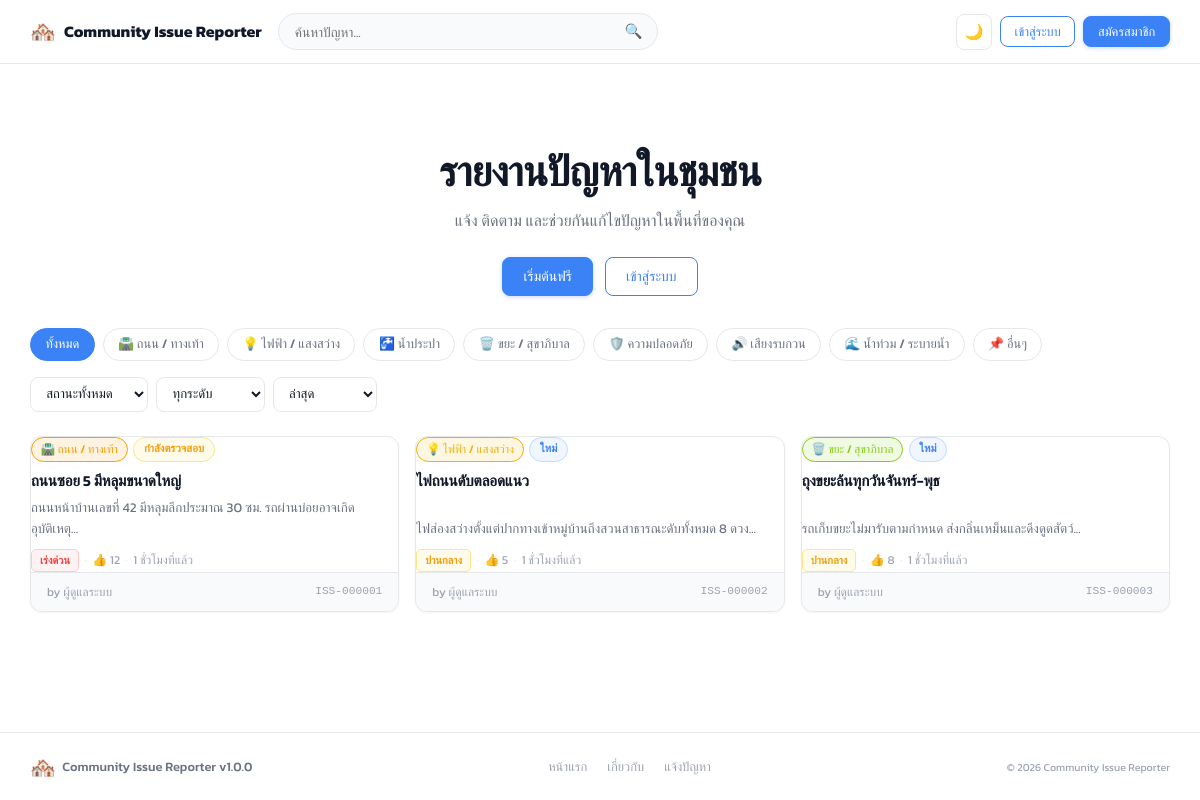
The page / on the database its author committed.
### tables this page shows
CREATE TABLE IF NOT EXISTS `categories` (
  `id`          INT UNSIGNED  NOT NULL AUTO_INCREMENT,
  `name`        VARCHAR(80)   NOT NULL,
  `slug`        VARCHAR(80)   NOT NULL,
  `icon`        VARCHAR(50)   DEFAULT '📌',
  `color`       VARCHAR(20)   DEFAULT '#3b82f6',
  `sort_order`  INT           NOT NULL DEFAULT 0,
  `is_active`   TINYINT(1)    NOT NULL DEFAULT 1,
  `created_at`  DATETIME      NOT NULL DEFAULT CURRENT_TIMESTAMP,
  PRIMARY KEY (`id`),
  UNIQUE KEY `uq_slug` (`slug`)
);

CREATE TABLE IF NOT EXISTS `issues` (
  `id`            INT UNSIGNED   NOT NULL AUTO_INCREMENT,
  `ticket_id`     VARCHAR(12)    NOT NULL,           
  `user_id`       INT UNSIGNED   NOT NULL,
  `category_id`   INT UNSIGNED   NOT NULL,
  `title`         VARCHAR(200)   NOT NULL,
  `description`   TEXT           NOT NULL,
  `urgency`       ENUM('low','medium','high')   NOT NULL DEFAULT 'medium',
  `status`        ENUM('new','reviewing','in_progress','resolved','rejected')
                                 NOT NULL DEFAULT 'new',
  `location_text` VARCHAR(300)   DEFAULT NULL,
  `latitude`      DECIMAL(10,7)  DEFAULT NULL,
  `longitude`     DECIMAL(10,7)  DEFAULT NULL,
  `admin_note`    TEXT           DEFAULT NULL,
  `is_pinned`     TINYINT(1)     NOT NULL DEFAULT 0,
  `vote_count`    INT UNSIGNED   NOT NULL DEFAULT 0,   
  `created_at`    DATETIME       NOT NULL DEFAULT CURRENT_TIMESTAMP,
  `updated_at`    DATETIME       NOT NULL DEFAULT CURRENT_TIMESTAMP ON UPDATE CURRENT_TIMESTAMP,
  PRIMARY KEY (`id`),
  UNIQUE KEY `uq_ticket` (`ticket_id`),
  KEY `idx_user`     (`user_id`),
  KEY `idx_category` (`category_id`),
  KEY `idx_status`   (`status`),
  KEY `idx_urgency`  (`urgency`),
  KEY `idx_pinned`   (`is_pinned`),
  KEY `idx_created`  (`created_at`),
  CONSTRAINT `fk_issue_user`     FOREIGN KEY (`user_id`)     REFERENCES `users`(`id`)      ON DELETE CASCADE,
  CONSTRAINT `fk_issue_category` FOREIGN KEY (`category_id`) REFERENCES `categories`(`id`) ON DELETE RESTRICT
);

CREATE TABLE IF NOT EXISTS `users` (
  `id`           INT UNSIGNED     NOT NULL AUTO_INCREMENT,
  `name`         VARCHAR(100)     NOT NULL,
  `email`        VARCHAR(255)     NOT NULL,
  `password`     VARCHAR(255)     NOT NULL,
  `phone`        VARCHAR(20)               DEFAULT NULL,
  `role`         ENUM('user','admin')      NOT NULL DEFAULT 'user',
  `is_banned`    TINYINT(1)                NOT NULL DEFAULT 0,
  `avatar`       VARCHAR(255)              DEFAULT NULL,
  `reset_token`  VARCHAR(64)               DEFAULT NULL,
  `reset_expires` DATETIME                 DEFAULT NULL,
  `created_at`   DATETIME         NOT NULL DEFAULT CURRENT_TIMESTAMP,
  `updated_at`   DATETIME         NOT NULL DEFAULT CURRENT_TIMESTAMP ON UPDATE CURRENT_TIMESTAMP,
  PRIMARY KEY (`id`),
  UNIQUE KEY `uq_email` (`email`)
);

### app/helpers.php (called while the page is built, shortened)
<?php
function e(mixed $value): string
{
    return htmlspecialchars((string)$value, ENT_QUOTES | ENT_SUBSTITUTE, 'UTF-8');
}
function isLoggedIn(): bool
{
    return isset($_SESSION['user']);
}
function url(string $path = ''): string
{
    return BASE_URL . '/' . ltrim($path, '/');
}
function paginate(int $total, int $perPage, int $currentPage, string $baseUrl): array
{
    $totalPages = (int)ceil($total / $perPage);
    $currentPage = max(1, min($currentPage, $totalPages ?: 1));
    $offset = ($currentPage - 1) * $perPage;
    return [
        'total'        => $total,
        'per_page'     => $perPage,
        'current_page' => $currentPage,
        'total_pages'  => $totalPages,
        'offset'       => $offset,
        'base_url'     => $baseUrl,
    ];
}
function statusLabel(string $status): string
{
    return match($status) {
        'new'         => 'ใหม่',
        'reviewing'   => 'กำลังตรวจสอบ',
        'in_progress' => 'กำลังดำเนินการ',
        'resolved'    => 'แก้ไขแล้ว',
        'rejected'    => 'ปฏิเสธ',
        default       => $status,
    };
}
function statusClass(string $status): string
{
    return match($status) {
        'new'         => 'badge-new',
        'reviewing'   => 'badge-reviewing',
        'in_progress' => 'badge-inprogress',
        'resolved'    => 'badge-resolved',
        'rejected'    => 'badge-rejected',
        default       => 'badge-new',
    };
}
function urgencyLabel(string $urgency): string
{
    return match($urgency) {
        'low'    => 'ต่ำ',
        'medium' => 'ปานกลาง',
        'high'   => 'เร่งด่วน',
        default  => $urgency,
    };
}
function urgencyClass(string $urgency): string
{
    return match($urgency) {
        'low'    => 'urgency-low',
        'medium' => 'urgency-medium',
        'high'   => 'urgency-high',
        default  => 'urgency-medium',
    };
}
function timeAgo(string $datetime): string
{
    $diff = time() - strtotime($datetime);
    if ($diff < 86400)    return (int)($diff/3600) . ' ชั่วโมงที่แล้ว';
    return date('d/m/Y', strtotime($datetime));
}
function view(string $template, array $data = []): void
{
    extract($data, EXTR_SKIP);
    $path = APP_PATH . '/views/' . ltrim($template, '/') . '.php';
    require $path;
}

### app/controllers/HomeController.php (called while the page is built, shortened)
<?php
class HomeController
{
    public function index(): void
    {
        $issueModel    = new Issue();
        $categoryModel = new Category();
        $filters = [
            'status'      => $_GET['status']      ?? '',
            'urgency'     => $_GET['urgency']      ?? '',
            'category_id' => (int)($_GET['cat']   ?? 0),
            'search'      => trim($_GET['q']       ?? ''),
            'date_from'   => $_GET['date_from']    ?? '',
            'date_to'     => $_GET['date_to']      ?? '',
            'sort'        => $_GET['sort']         ?? 'latest',
        ];
        $page    = max(1, (int)($_GET['page'] ?? 1));
        $perPage = 12;
        $total   = $issueModel->count($filters);
        $pag     = paginate($total, $perPage, $page, url('') . '?' . http_build_query(array_merge($_GET, ['page' => ''])));
        $issues     = $issueModel->list($filters, $perPage, $pag['offset']);
        $categories = $categoryModel->all();
        view('home/index', compact('issues', 'categories', 'filters', 'pag'));
    }
}

### app/config.php (called while the page is built, shortened)
<?php
function db(): PDO
{
    static $pdo = null;
    if ($pdo === null) {
        $dsn = sprintf(
            'mysql:host=%s;port=%s;dbname=%s;charset=%s',
            DB_HOST, DB_PORT, DB_NAME, DB_CHARSET
        );
        $options = [
            PDO::ATTR_ERRMODE            => PDO::ERRMODE_EXCEPTION,
            PDO::ATTR_DEFAULT_FETCH_MODE => PDO::FETCH_ASSOC,
            PDO::ATTR_EMULATE_PREPARES   => false,
        ];
        try {
            $pdo = new PDO($dsn, DB_USER, DB_PASS, $options);
        } catch (PDOException $e) {
            if (APP_DEBUG) {
                die('<pre style="color:red">Database Error: ' . $e->getMessage() . '</pre>');
            }
            die('Database connection error. Please try again later.');
        }
    }
    return $pdo;
}

### app/models/Category.php (called while the page is built, shortened)
<?php
class Category
{
    private PDO $db;
    public function __construct()
    {
        $this->db = db();
    }
    public function all(): array
    {
        $stmt = $this->db->query(
            "SELECT * FROM categories WHERE is_active=1 ORDER BY sort_order ASC"
        );
        return $stmt->fetchAll();
    }
}

### app/models/Issue.php (called while the page is built, shortened)
<?php
class Issue
{
    private PDO $db;
    public function __construct()
    {
        $this->db = db();
    }
    public function list(array $filters = [], int $limit = 12, int $offset = 0): array
    {
        [$where, $params] = $this->buildWhere($filters);
        $order = $this->buildOrder($filters['sort'] ?? 'latest');
        $stmt = $this->db->prepare(
            "SELECT i.*, c.name AS category_name, c.icon AS category_icon, c.color AS category_color,
                    u.name AS user_name
             FROM issues i
             JOIN categories c ON c.id = i.category_id
             JOIN users u      ON u.id = i.user_id
             $where
             ORDER BY $order
             LIMIT :lim OFFSET :off"
        );
        $stmt->bindValue(':lim', $limit, PDO::PARAM_INT);
        $stmt->bindValue(':off', $offset, PDO::PARAM_INT);
        $stmt->execute();
        return $stmt->fetchAll();
    }
    public function count(array $filters = []): int
    {
        [$where, $params] = $this->buildWhere($filters);
        $stmt = $this->db->prepare("SELECT COUNT(*) FROM issues i $where");
        $stmt->execute();
        return (int)$stmt->fetchColumn();
    }
    private function buildWhere(array $f): array
    {
        $clauses = [];
        $params  = [];
        $where = $clauses ? 'WHERE ' . implode(' AND ', $clauses) : '';
        return [$where, $params];
    }
    private function buildOrder(string $sort): string
    {
        return match($sort) {
            'votes'    => 'i.is_pinned DESC, i.vote_count DESC, i.created_at DESC',
            'oldest'   => 'i.is_pinned DESC, i.created_at ASC',
            default    => 'i.is_pinned DESC, i.created_at DESC',
        };
    }
}

### app/views/home/index.php (the view, shortened to what this page needs)
<section class="hero container">
  <div class="hero-text">
    <h1>รายงานปัญหาในชุมชน</h1>
    <p>แจ้ง ติดตาม และช่วยกันแก้ไขปัญหาในพื้นที่ของคุณ</p>
  </div>
  <?php if (!isLoggedIn()): ?>
  <div class="hero-cta">
    <a href="<?= url('register') ?>" class="btn btn-primary">เริ่มต้นฟรี</a>
    <a href="<?= url('login') ?>" class="btn btn-outline">เข้าสู่ระบบ</a>
  </div>
  <?php else: ?>
  <a href="<?= url('issue/new') ?>" class="btn btn-primary btn-lg">+ แจ้งปัญหาใหม่</a>
  <?php endif; ?>
</section>
<section class="filters-bar container">
  <form method="GET" action="<?= url() ?>" class="filters-form" id="filter-form">
    <div class="filter-scroll">
      <a href="<?= url() ?>" class="pill <?= empty($filters['category_id']) ? 'active' : '' ?>">ทั้งหมด</a>
      <?php foreach ($categories as $cat): ?>
      <a href="<?= url() ?>?<?= http_build_query(array_merge($_GET, ['cat' => $cat['id'], 'page' => 1])) ?>"
         class="pill <?= (int)$filters['category_id'] === (int)$cat['id'] ? 'active' : '' ?>"
         style="--cat-color:<?= e($cat['color']) ?>">
        <?= e($cat['icon']) ?> <?= e($cat['name']) ?>
      </a>
      <?php endforeach; ?>
    </div>
    <div class="filter-row">
      <select name="status" onchange="this.form.submit()" aria-label="กรองตามสถานะ">
        <option value="">สถานะทั้งหมด</option>
      </select>
      <select name="urgency" onchange="this.form.submit()" aria-label="กรองตามความเร่งด่วน">
        <option value="">ทุกระดับ</option>
      </select>
      <select name="sort" onchange="this.form.submit()" aria-label="เรียงลำดับ">
        <option value="latest" <?= $filters['sort']==='latest' ? 'selected':'' ?>>ล่าสุด</option>
      </select>
    </div>
  </form>
</section>
<section class="container issue-list-section">
  <?php if (empty($issues)): ?>
  <div class="empty-state">
    <div class="empty-icon">📭</div>
    <h2>ยังไม่มีรายงานปัญหา</h2>
    <p>เป็นคนแรกที่แจ้งปัญหาในพื้นที่ของคุณ!</p>
    <a href="<?= url('issue/new') ?>" class="btn btn-primary">+ แจ้งปัญหาแรก</a>
  </div>
  <?php else: ?>
  <div class="issue-grid" id="issue-grid">
    <?php foreach ($issues as $issue): ?>
    <article class="issue-card card <?= urgencyClass($issue['urgency']) ?>-border"
             data-issue-id="<?= $issue['id'] ?>">
      <div class="card-header">
        <span class="cat-badge" style="background:<?= e($issue['category_color']) ?>20;color:<?= e($issue['category_color']) ?>;border-color:<?= e($issue['category_color']) ?>">
          <?= e($issue['category_icon']) ?> <?= e($issue['category_name']) ?>
        </span>
        <span class="status-pill <?= statusClass($issue['status']) ?>">
          <?= statusLabel($issue['status']) ?>
        </span>
      </div>
      <h2 class="card-title">
        <a href="<?= url('issue/' . $issue['id']) ?>"><?= e($issue['title']) ?></a>
      </h2>
      <p class="card-excerpt"><?= e(mb_substr($issue['description'], 0, 100)) ?>...</p>
      <div class="card-meta">
        <span class="urgency-tag <?= urgencyClass($issue['urgency']) ?>">
          <?= urgencyLabel($issue['urgency']) ?>
        </span>
        <span class="meta-sep">·</span>
        <span class="vote-count" title="ยืนยันว่าพบปัญหา">
          👍 <?= e($issue['vote_count']) ?>
        </span>
        <span class="meta-sep">·</span>
        <span class="time-ago" title="<?= e($issue['created_at']) ?>">
          <?= timeAgo($issue['created_at']) ?>
        </span>
      </div>
      <div class="card-footer">
        <span class="user-tag">by <?= e($issue['user_name']) ?></span>
        <span class="ticket-id"><?= e($issue['ticket_id']) ?></span>
      </div>
    </article>
    <?php endforeach; ?>
  </div>
  <?php endif; ?>
</section>

### rows shown on the page
categories: icon "🛣️", name "ถนน / ทางเท้า"
categories: icon "💡", name "ไฟฟ้า / แสงสว่าง"
categories: icon "🚰", name "น้ำประปา"
categories: icon "🗑️", name "ขยะ / สุขาภิบาล"
categories: icon "🛡️", name "ความปลอดภัย"
categories: icon "🔊", name "เสียงรบกวน"
categories: icon "🌊", name "น้ำท่วม / ระบายน้ำ"
categories: icon "📌", name "อื่นๆ"
issues: category.icon "🛣️", category.name "ถนน / ทางเท้า", status "กำลังตรวจสอบ", title "ถนนซอย 5 มีหลุมขนาดใหญ่", description "ถนนหน้าบ้านเลขที่ 42 มีหลุมลึกประมาณ 30 ซม. รถผ่านบ่อยอาจเกิดอุบัติเหตุ", urgency "เร่งด่วน", vote_count "12", created_at "1 ชั่วโมงที่แล้ว", user.name "ผู้ดูแลระบบ", ticket "ISS-000001"
issues: category.icon "💡", category.name "ไฟฟ้า / แสงสว่าง", status "ใหม่", title "ไฟถนนดับตลอดแนว", description "ไฟส่องสว่างตั้งแต่ปากทางเข้าหมู่บ้านถึงสวนสาธารณะดับทั้งหมด 8 ดวง", urgency "ปานกลาง", vote_count "5", created_at "1 ชั่วโมงที่แล้ว", user.name "ผู้ดูแลระบบ", ticket "ISS-000002"
issues: category.icon "🗑️", category.name "ขยะ / สุขาภิบาล", status "ใหม่", title "ถุงขยะล้นทุกวันจันทร์-พุธ", description "รถเก็บขยะไม่มารับตามกำหนด ส่งกลิ่นเหม็นและดึงดูดสัตว์", urgency "ปานกลาง", vote_count "8", created_at "1 ชั่วโมงที่แล้ว", user.name "ผู้ดูแลระบบ", ticket "ISS-000003"

### other values the page prints
APP_NAME "Community Issue Reporter"
APP_VERSION "1.0.0"
